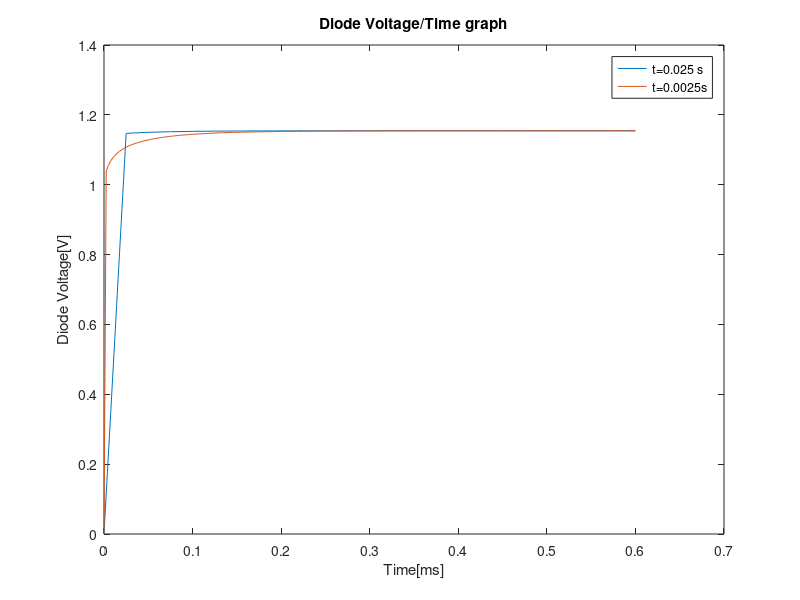
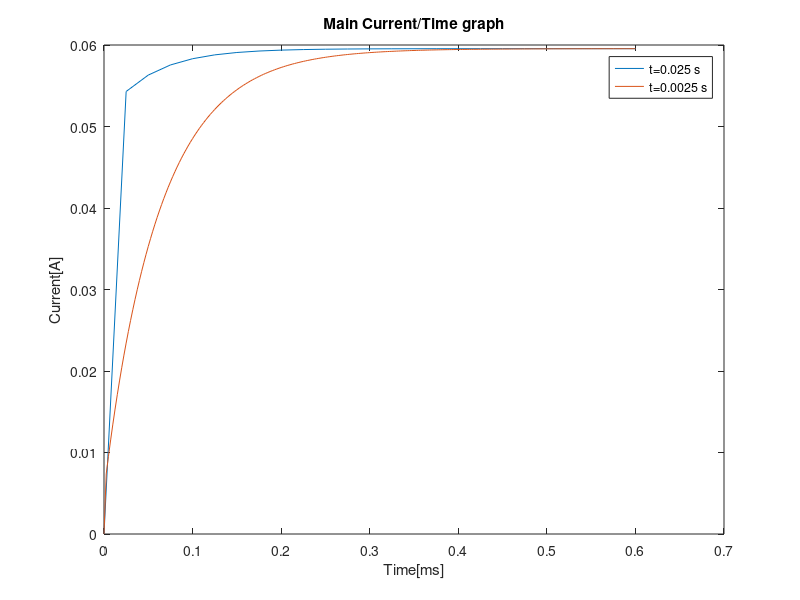
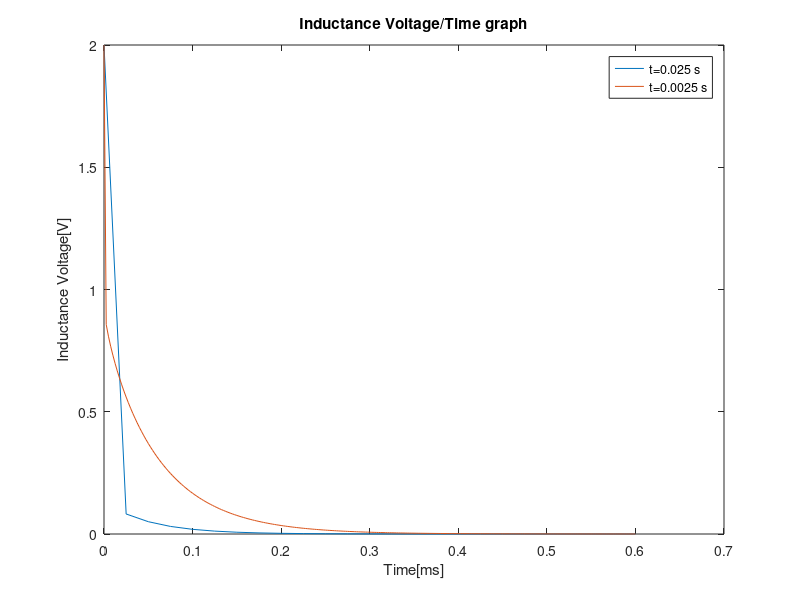
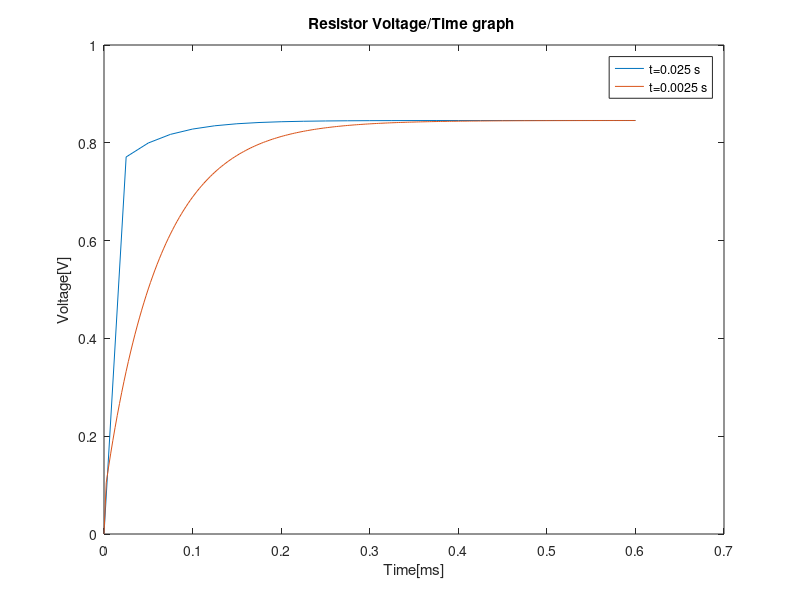

Write MATLAB code to recreate these figures, in order.
clear 
clc
%definition values
load fprdata.dat
v(:,1)=fprdata(:,1); a(:,1)=fprdata(:,2);
lnv=zeros(5,1);
lna=zeros(5,1);
L=0.98 ; Vs=2; R=14.2; n1=600/25; h1=25/1000; n2=600/2.5; h2=2.5/1000;
for i=1 : length(v)
    lnv(i,1)=log(v(i,1));
    lna(i,1)=log(a(i,1));
end
%least square
topa=0; topv=0; toplna=0; topv2=0; topvlna=0;
for i=1 : length(v)
    topa=a(i,1)+topa;
    topv=v(i,1)+topv;
    toplna=lna(i,1)+toplna;
    topv2=v(i,1)^2+topv2;
    topvlna=v(i,1)*lna(i,1)+topvlna;
    
end
kata=(length(v)*topvlna-topv*toplna)/(length(v)*topv2-topv^2);
katlnb=(topv2*toplna-topvlna*topv)/(length(v)*topv2-topv^2);
katb=exp(katlnb);

%functions
id = @ (ger)  katb*exp(kata*ger);
vd = @ (aki) (log(aki)-log(katb))/kata;

%euler method
w1=zeros(n1+1,1);
w2=zeros(n2+1,1);
tvd1=zeros(n1+1,1); tvd2=zeros(n2+1,1);
tvd1(1,1)=0; tvd2(1,1)=0;
tid1=zeros(n1+1,1); tid2=zeros(n2+1,1);
tid2(1,1)=0; tid2(1,1)=0;
w1(1,1)=h1*Vs/L;
w2(1,1)=h2*Vs/L;
san1=0 : h1 : 0.6;
san2=0 : h2 : 0.6;
for i=1 : n1
   w1(i+1,1)= w1(i,1)+h1*((Vs-vd(w1(i,1))-w1(i,1)*R)/L);
   tvd1(i+1,1)=vd(w1(i,1));
   tid1(i+1,1)=w1(i+1,1);
end
for i=1 : n2
   w2(i+1,1)= w2(i,1)+h2*((Vs-vd(w2(i,1))-w2(i,1)*R)/L);
   tvd2(i+1,1)=vd(w2(i,1));
   tid2(i+1,1)=w2(i+1,1);
end
say1=0 :h1 : 1.3;
say2=0 :h2 : 1.3;
%graphs
figure
plot(san1,tvd1)
hold on
plot(san2,tvd2)
xlabel('Time[ms]')
ylabel('Diode Voltage[V]')
title('Diode Voltage/Time graph');
legend('t=0.025 s','t=0.0025s')
figure
plot(san1,tid1)
hold on
plot(san2,tid2)
xlabel('Time[ms]')
ylabel('Current[A]')
title('Main Current/Time graph');
legend('t=0.025 s','t=0.0025 s')
figure 
plot (san1,Vs-tvd1-tid1*R)
hold on
plot (san2,Vs-tvd2-tid2*R)
xlabel('Time[ms]')
ylabel('Inductance Voltage[V]')
title('Inductance Voltage/Time graph');
legend('t=0.025 s','t=0.0025 s')
figure
plot(san1,tid1*R)
hold on
plot(san2,tid2*R)
xlabel('Time[ms]')
ylabel('Voltage[V]')
title('Resistor Voltage/Time graph ');
legend('t=0.025 s','t=0.0025 s')
figure
plot(say1,id(say1))
xlabel('Time[ms]')
ylabel('Voltage[V]')
title('Fitting graph');
hold on
plot(v,a,'o');
legend('Least square','fprdata')